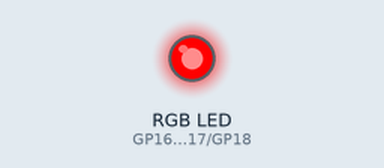
Simulated run of this program. Board: Raspberry Pi Pico running MicroPython. Parts: an RGB LED mixed from three pins (HIGH = lit).

Above: at 0.2 s.
At 0.7 s:
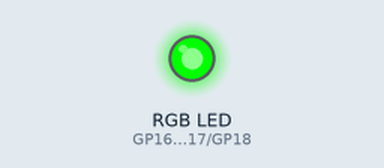
At 2.7 s:
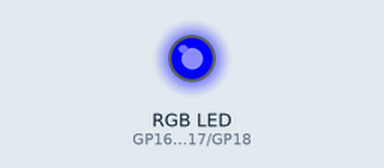
Timing chart, 0 to 3.5 s (numbered marks = the images above):
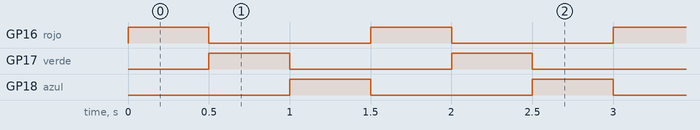

Measured:
- by itself, GP16 (rojo), GP17 (verde), GP18 (azul): alternates HIGH for 0.50 s and LOW for 1.0 s
- by itself, everything shown: repeats every 1.5 s, in 3 steps

The program:

rgb.py
```python
from machine import Pin
import utime

rojo = Pin(16,Pin.OUT)
verde = Pin(17,Pin.OUT)
azul = Pin(18,Pin.OUT)
while True:
    azul.off()
    rojo.on()
    utime.sleep_ms(500)
    rojo.off()
    verde.on()
    utime.sleep_ms(500)
    verde.off()
    azul.on()
    utime.sleep_ms(500)
```
